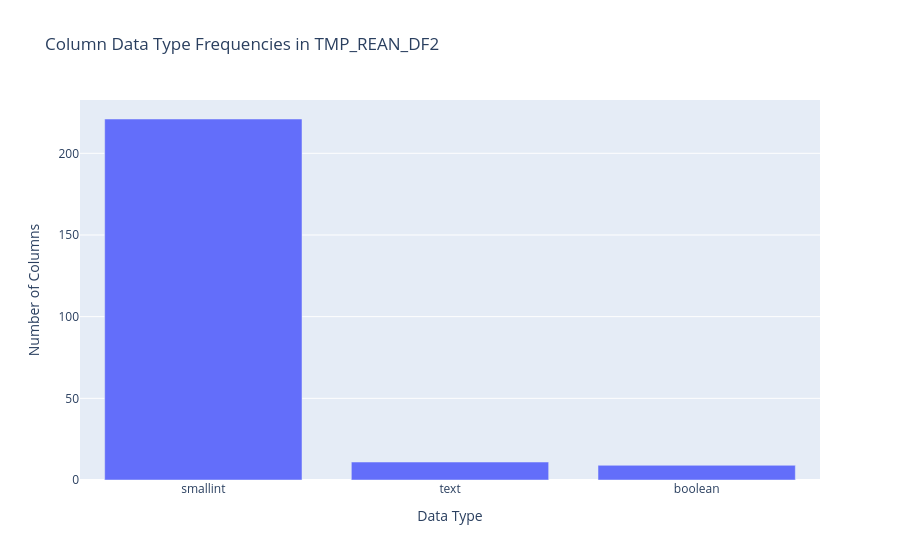

The notebook cell saved with this chart:
### Markdown cell above
### 7.1. Data Type Frequencies

#### 7.1.1. Data & Methods

[Instructions for AI Agent]:

Describe the data from `_column_structure.json` and the method used in this subsection.

[Content to Include]:

- Explain that this analysis counts the frequency of each distinct PostgreSQL data type across all columns in the schema to understand its fundamental composition.

### Code cell
display_header("Data Type Distribution")

if column_structure_df is not None:
    type_counts = column_structure_df['data_type'].value_counts().reset_index()
    type_counts.columns = ['data_type', 'count']
    
    # Calculate percentages
    type_counts['percentage'] = (type_counts['count'] / type_counts['count'].sum() * 100).round(2)
    
    # Display comprehensive table
    display(Markdown("**Complete Data Type Distribution**"))
    display(type_counts.style.format({'percentage': '{:.2f}%'}))
    
    # Display summary statistics
    display(Markdown("**Data Type Summary**"))
    summary_stats = pd.DataFrame({
        'Total Columns': [type_counts['count'].sum()],
        'Unique Data Types': [len(type_counts)],
        'Most Common Type': [f"{type_counts.iloc[0]['data_type']} ({type_counts.iloc[0]['count']} columns)"],
        'Least Common Type': [f"{type_counts.iloc[-1]['data_type']} ({type_counts.iloc[-1]['count']} columns)"]
    })
    display(summary_stats)
    
    fig = px.bar(type_counts, x='data_type', y='count', title=f'Column Data Type Frequencies in {DATABASE_NAME}',
                 labels={'count': 'Number of Columns', 'data_type': 'Data Type'})
    fig.show()
else:
    print("No column structure data available.")

### Figure 1 — Plotly figure (JSON) as saved in the notebook; plotly's stock layout.template omitted (floating-point values rounded to 4 significant figures)
{"data": [{"hovertemplate": "Data Type=%{x}<br>Number of Columns=%{y}<extra></extra>", "legendgroup": "", "marker": {"color": "#636efa", "pattern": {"shape": ""}}, "name": "", "orientation": "v", "showlegend": false, "textposition": "auto", "type": "bar", "x": ["smallint", "text", "boolean"], "xaxis": "x", "y": [221, 11, 9], "yaxis": "y"}], "layout": {"barmode": "relative", "legend": {"tracegroupgap": 0}, "title": {"text": "Column Data Type Frequencies in TMP_REAN_DF2"}, "xaxis": {"anchor": "y", "domain": [0, 1], "title": {"text": "Data Type"}}, "yaxis": {"anchor": "x", "domain": [0, 1], "title": {"text": "Number of Columns"}}}}
